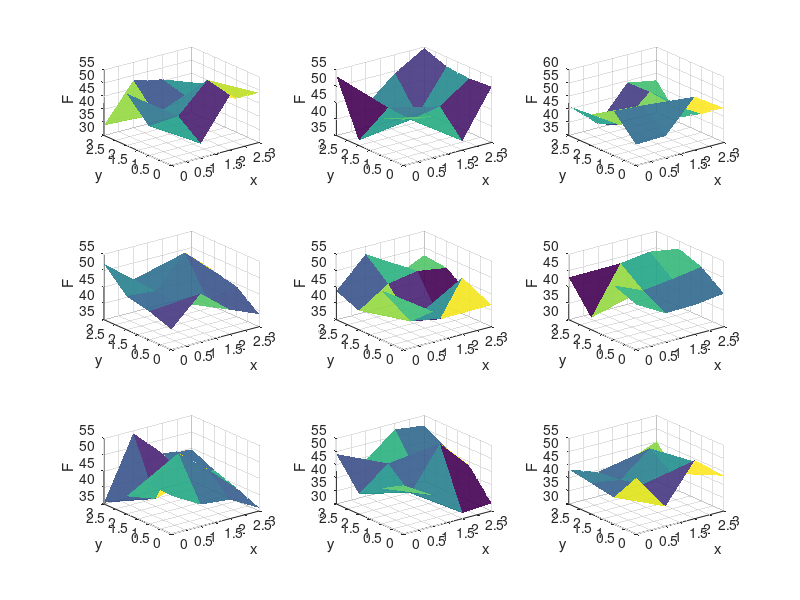
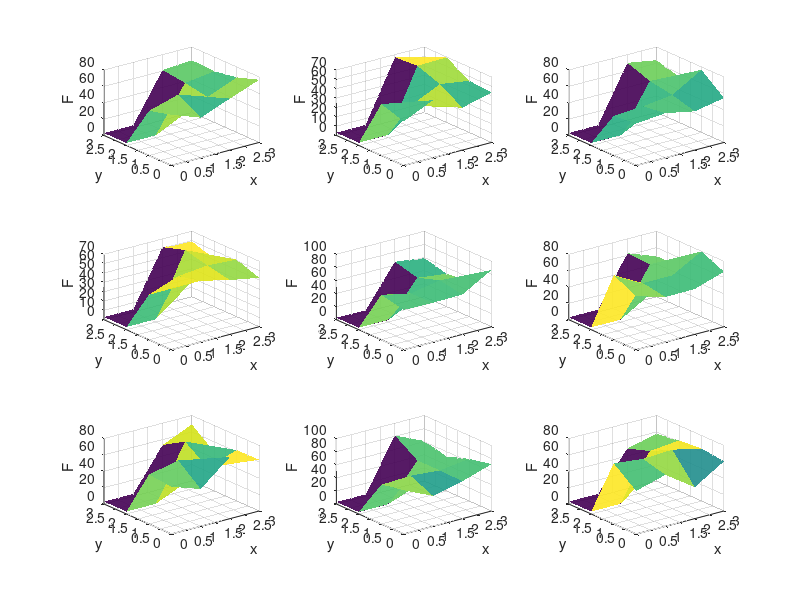
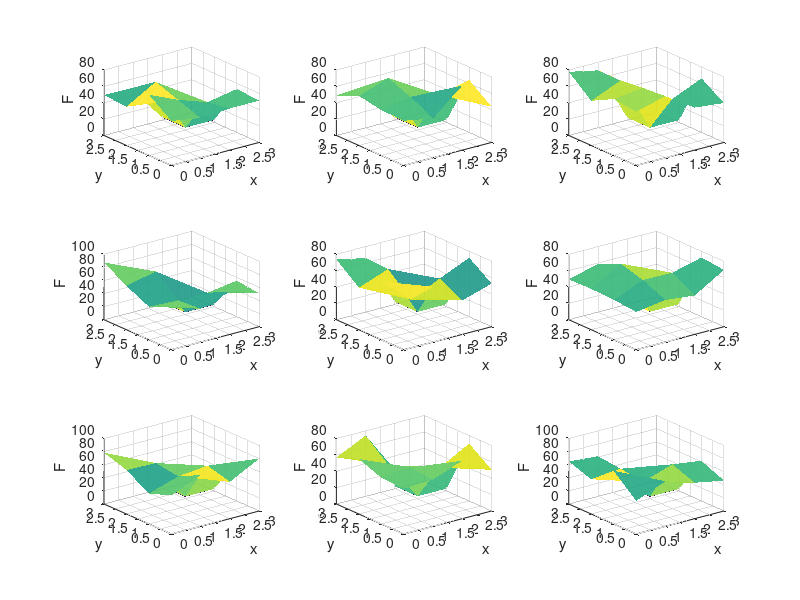

The MATLAB source for these figures, in order:
clear;
%% Symmetric Class%%
Force_class_1 = zeros(150,16);

f_high = 45.00;
f_mid = 29;
f_low = 40;

sd_high = 5.0;
sd_mid = 18.0;
sd_low = 5.0;
sd_zero = 15.0;

data_high = abs(f_high+sd_high.*randn(150,16));
% data_low = abs(f_low+sd_low.*randn(75,8));




% Force_class_1(:,[2,3,6,7,10,11,14,15])=data_high;
% Force_class_1(:,[1,4,5,8,9,12,13,16])=data_low;
Force_class_1(:,:)=data_high;

class1 = Force_class_1;


%% Asymmetric Class%%
Force_class_2 = zeros(75,16);
Force_class_3 = zeros(75,16);


f_high = 60;
f_mid = 35;
f_low = 3;

sd_high = 10.0;
sd_mid = 18.0;
sd_low = 0.1;
sd_zero = 15.0;

data_high = abs(f_high+sd_high.*randn(75,12));
data_low = abs(f_low+sd_low.*randn(75,4));



Force_class_2(:,[1,2,5,6])=data_low;
Force_class_2(:,[3,4,7,8,9,10,11,12,13,14,15,16])=data_high;



data_high_ = abs(f_high+sd_high.*randn(75,12));
data_low_ = abs(f_low+sd_low.*randn(75,4));





Force_class_3(:,[9,10,13,14])=data_low_;
Force_class_3(:,[1,2,3,4,5,6,7,8,11,12,15,16])=data_high_;

class2 = [Force_class_2(1:38,:);   Force_class_3(1:37,:)];

%%Surface Plotting class samples%%


x_axis = 0:3;
y_axis = 0:3;
[surfx,surfy] = meshgrid(x_axis,y_axis);

samples = [1,2,3,4,5,6,7,8,9];

figure;
title('Symmetric Class')
for i=1:9
    subplot(3,3,i);
    T = flip(reshape(Force_class_1(samples(i),:),[4,4]));
    surf(surfx,surfy,T,'FaceAlpha',0.9,'edgecolor', 'none');
    xlabel('x'); ylabel('y'); zlabel('F');
end
colormap();

figure;
for i=1:9
    subplot(3,3,i);
    T = flip(reshape(Force_class_2(samples(i),:),[4,4]));
    surf(surfx,surfy,T,'FaceAlpha',0.9,'edgecolor', 'none');
    xlabel('x'); ylabel('y'); zlabel('F');
end
colormap();

figure;
for i=1:9
    subplot(3,3,i);
    T = flip(reshape(Force_class_3(samples(i),:),[4,4]));
    surf(surfx,surfy,T,'FaceAlpha',0.9,'edgecolor', 'none');
    xlabel('x'); ylabel('y'); zlabel('F');
end
colormap();


